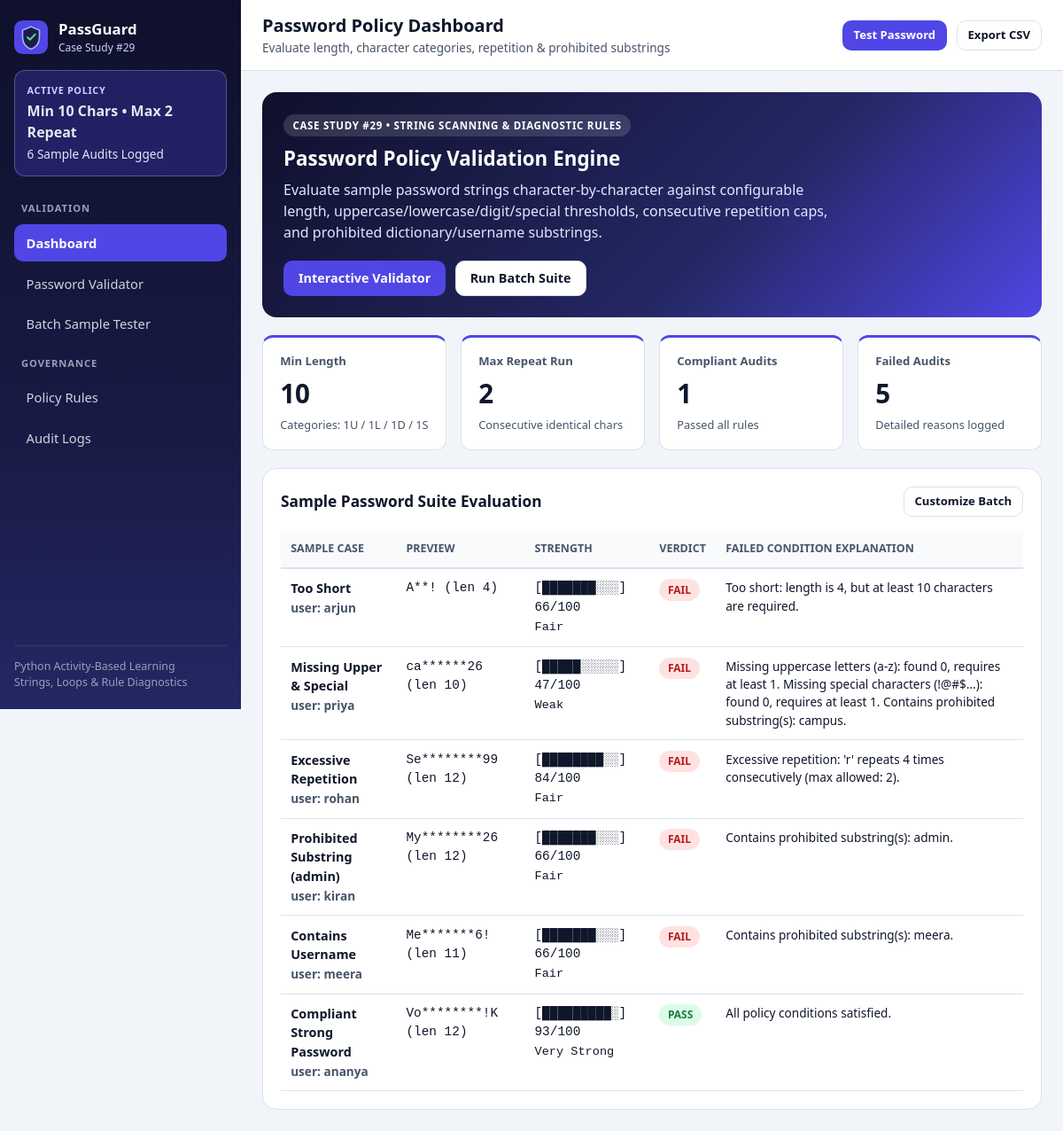
The page / on the database its author committed.
### tables this page shows
CREATE TABLE policy_settings (
                id INTEGER PRIMARY KEY CHECK (id = 1),
                min_length INTEGER NOT NULL,
                min_upper INTEGER NOT NULL,
                min_lower INTEGER NOT NULL,
                min_digits INTEGER NOT NULL,
                min_special INTEGER NOT NULL,
                max_consecutive_repeat INTEGER NOT NULL,
                disallow_spaces INTEGER NOT NULL,
                prohibited_csv TEXT NOT NULL
            );

CREATE TABLE validation_logs (
                id INTEGER PRIMARY KEY AUTOINCREMENT,
                sample_label TEXT NOT NULL,
                username TEXT NOT NULL,
                masked_preview TEXT NOT NULL,
                pw_length INTEGER NOT NULL,
                verdict TEXT NOT NULL,
                score INTEGER NOT NULL,
                strength_label TEXT NOT NULL,
                failed_reasons TEXT NOT NULL,
                evaluated_at TEXT NOT NULL DEFAULT (datetime('now', 'localtime'))
            );

### app.py (the view)
    @app.route("/")
    def dashboard():
        db = app.config["DB_PATH"]
        policy = get_policy(db)
        logs = get_logs(db)
        passed = sum(1 for l in logs if l["verdict"] == "PASS")
        failed = len(logs) - passed
        batch_preview = evaluate_password_batch(SAMPLE_PASSWORD_TUPLES, policy)
        return render_template("dashboard.html", logs=logs[:6], passed=passed, failed=failed, batch_preview=batch_preview)

### database.py (called while the page is built)
def _resolve_db_path(db_path):
    target = db_path or DEFAULT_DB_PATH
    if os.environ.get("VERCEL") and not str(target).startswith("/tmp"):
        tmp_path = os.path.join("/tmp", os.path.basename(target))
        if not os.path.exists(tmp_path) and os.path.exists(target):
            shutil.copyfile(target, tmp_path)
        return tmp_path
    return target

def get_connection(db_path=None):
    resolved = _resolve_db_path(db_path)
    parent = os.path.dirname(resolved)
    if parent:
        os.makedirs(parent, exist_ok=True)
    conn = sqlite3.connect(resolved)
    conn.row_factory = sqlite3.Row
    return conn

def get_policy(db_path=None):
    conn = get_connection(db_path)
    try:
        row = conn.execute("SELECT * FROM policy_settings WHERE id = 1").fetchone()
        return dict(row) if row else dict(DEFAULT_POLICY)
    finally:
        conn.close()

def get_logs(db_path=None):
    conn = get_connection(db_path)
    try:
        return [dict(r) for r in conn.execute("SELECT * FROM validation_logs ORDER BY id DESC").fetchall()]
    finally:
        conn.close()

### password_logic.py (called while the page is built)
def mask_password(password):
    pw = str(password or "")
    if len(pw) <= 2:
        return "*" * len(pw)
    if len(pw) <= 4:
        return pw[0] + ("*" * (len(pw) - 2)) + pw[-1]
    return pw[:2] + ("*" * (len(pw) - 4)) + pw[-2:]

def parse_prohibited_list(prohibited_csv):
    items = []
    for part in str(prohibited_csv or "").split(","):
        cleaned = part.strip().lower()
        if cleaned and cleaned not in items:
            items.append(cleaned)
    return tuple(items)

def generate_strength_bar(score):
    filled = int(round(score / 10.0))
    if filled < 0:
        filled = 0
    elif filled > 10:
        filled = 10
    bar = ""
    idx = 0
    while idx < 10:
        if idx < filled:
            bar = bar + "█"
        else:
            bar = bar + "░"
        idx += 1
    return f"[{bar}] {score}/100"

def evaluate_password_batch(password_tuples, policy=None):
    results = []
    for label, pw, user in password_tuples:
        res = evaluate_password(pw, user, policy)
        results.append({
            "label": label,
            "username": user,
            "evaluation": res,
        })
    return results

### templates/dashboard.html (shortened to what this page needs)
{% extends "base.html" %}
{% block content %}
<section class="hero-banner">
  <div>
    <span class="hero-tag">CASE STUDY #29 &bull; STRING SCANNING &amp; DIAGNOSTIC RULES</span>
    <h2>Password Policy Validation Engine</h2>
    <p>Evaluate sample password strings character-by-character against configurable length, uppercase/lowercase/digit/special thresholds, consecutive repetition caps, and prohibited dictionary/username substrings.</p>
  </div>
  <div class="hero-actions">
    <a href="{{ url_for('validator') }}" class="btn btn-primary">Interactive Validator</a>
    <a href="{{ url_for('batch') }}" class="btn btn-outline">Run Batch Suite</a>
  </div>
</section>
<section class="kpi-grid">
  <div class="kpi-card"><div class="kpi-label">Min Length</div><div class="kpi-value">{{ policy.min_length }}</div><div class="kpi-meta">Categories: {{ policy.min_upper }}U / {{ policy.min_lower }}L / {{ policy.min_digits }}D / {{ policy.min_special }}S</div></div>
  <div class="kpi-card"><div class="kpi-label">Max Repeat Run</div><div class="kpi-value">{{ policy.max_consecutive_repeat }}</div><div class="kpi-meta">Consecutive identical chars</div></div>
  <div class="kpi-card"><div class="kpi-label">Compliant Audits</div><div class="kpi-value">{{ passed }}</div><div class="kpi-meta">Passed all rules</div></div>
  <div class="kpi-card"><div class="kpi-label">Failed Audits</div><div class="kpi-value">{{ failed }}</div><div class="kpi-meta">Detailed reasons logged</div></div>
</section>
<section class="card">
  <div class="card-header"><h3>Sample Password Suite Evaluation</h3><a href="{{ url_for('batch') }}" class="btn btn-outline btn-sm">Customize Batch</a></div>
  <div class="table-wrapper">
    <table>
      <thead><tr><th>Sample Case</th><th>Preview</th><th>Strength</th><th>Verdict</th><th>Failed Condition Explanation</th></tr></thead>
      <tbody>
        {% for row in batch_preview %}
        {% set ev = row.evaluation %}
        <tr>
          <th>{{ row.label }}<br><span class="small muted">user: {{ row.username }}</span></th>
          <td class="mono">{{ ev.masked_password }} (len {{ ev.length }})</td>
          <td class="mono">{{ ev.strength_bar }}<br><span class="small">{{ ev.strength_label }}</span></td>
          <td><span class="badge {% if ev.is_compliant %}badge-green{% else %}badge-red{% endif %}">{{ ev.verdict }}</span></td>
          <td class="small">{% if ev.failed_explanations %}{{ ev.failed_explanations | join(" ") }}{% else %}All policy conditions satisfied.{% endif %}</td>
        </tr>
        {% endfor %}
      </tbody>
    </table>
  </div>
</section>
{% endblock %}

### templates/base.html (shortened to what this page needs)
<!DOCTYPE html>
<html lang="en">
<head>
  <link rel="stylesheet" href="{{ url_for('static', filename='css/style.css') }}">
</head>
<body>
  <div class="app-shell">
    <div class="Drawer" id="drawer" popover="manual" role="dialog" aria-label="Primary navigation">
      <div class="Drawer-scroller">
        <aside class="Drawer-sheet sidebar">
          <div class="sidebar-header">
            <a href="{{ url_for('dashboard') }}" class="brand">
              <img src="{{ url_for('static', filename='images/logo.svg') }}" alt="" width="38" height="38">
              <div><span class="brand-title">PassGuard</span><span class="brand-sub">Case Study #29</span></div>
            </a>
          </div>
          <div class="status-chip">
            <span class="chip-badge">ACTIVE POLICY</span>
            <strong>Min {{ policy.min_length }} Chars &bull; Max {{ policy.max_consecutive_repeat }} Repeat</strong>
            <span class="small">{{ nav_logs }} Sample Audits Logged</span>
          </div>
          <nav class="sidebar-nav">
            <p class="nav-group-label">Validation</p>
            <a href="{{ url_for('dashboard') }}" class="nav-link {% if current_endpoint == 'dashboard' %}is-active{% endif %}">Dashboard</a>
            <a href="{{ url_for('validator') }}" class="nav-link {% if current_endpoint == 'validator' %}is-active{% endif %}">Password Validator</a>
            <a href="{{ url_for('batch') }}" class="nav-link {% if current_endpoint == 'batch' %}is-active{% endif %}">Batch Sample Tester</a>
            <p class="nav-group-label">Governance</p>
            <a href="{{ url_for('policy_rules') }}" class="nav-link {% if current_endpoint == 'policy_rules' %}is-active{% endif %}">Policy Rules</a>
            <a href="{{ url_for('logs') }}" class="nav-link {% if current_endpoint == 'logs' %}is-active{% endif %}">Audit Logs</a>
          </nav>
          <div class="sidebar-footer">Python Activity-Based Learning<br>Strings, Loops &amp; Rule Diagnostics</div>
        </aside>
      </div>
    </div>
    <div class="main-shell" id="main-shell">
      <header class="topbar">
        <div class="topbar-left">
          <div>
            <h1 class="page-heading">{% block page_title %}Password Policy Dashboard{% endblock %}</h1>
            <p class="page-subtitle">{% block page_subtitle %}Evaluate length, character categories, repetition &amp; prohibited substrings{% endblock %}</p>
          </div>
        </div>
        <div class="topbar-right">
          <a href="{{ url_for('validator') }}" class="btn btn-primary btn-sm">Test Password</a>
          <a href="{{ url_for('export_csv') }}" class="btn btn-outline btn-sm">Export CSV</a>
        </div>
      </header>
      <main class="content-area">
        {% block content %}{% endblock %}
      </main>
    </div>
  </div>
</body>
</html>

### rows shown on the page
policy_settings: min_length "10", max_consecutive_repeat "2", min_upper "1", min_lower "1", min_digits "1", min_special "1"
validation_logs: label "Too Short", username "arjun", masked_password "A**!", length "4", strength_bar "[███████░░░] 66/100", strength_label "Fair", verdict "FAIL", failed_explanations "Too short: length is 4, but at least 10 characters are required."
validation_logs: label "Missing Upper & Special", username "priya", masked_password "ca******26", length "10", strength_bar "[█████░░░░░] 47/100", strength_label "Weak", verdict "FAIL", failed_explanations "Missing uppercase letters (a-z): found 0, requires at least 1. Missing special characters (!@#$...): found 0, requires at least 1. Contains prohibited substring(s): campus."
validation_logs: label "Excessive Repetition", username "rohan", masked_password "Se********99", length "12", strength_bar "[████████░░] 84/100", strength_label "Fair", verdict "FAIL", failed_explanations "Excessive repetition: 'r' repeats 4 times consecutively (max allowed: 2)."
validation_logs: label "Prohibited Substring (admin)", username "kiran", masked_password "My********26", length "12", strength_bar "[███████░░░] 66/100", strength_label "Fair", verdict "FAIL", failed_explanations "Contains prohibited substring(s): admin."
validation_logs: label "Contains Username", username "meera", masked_password "Me*******6!", length "11", strength_bar "[███████░░░] 66/100", strength_label "Fair", verdict "FAIL", failed_explanations "Contains prohibited substring(s): meera."
validation_logs: label "Compliant Strong Password", username "ananya", masked_password "Vo********!K", length "12", strength_bar "[█████████░] 93/100", strength_label "Very Strong", verdict "PASS", shows "All policy conditions satisfied."

### other values the page prints
{{ nav_logs }} "6"
{{ passed }} "1"
{{ failed }} "5"
